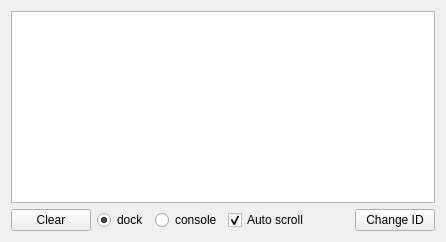
      <widget class="QWidget" name="tabConsole">
       <attribute name="icon">
        <iconset resource="resources.qrc">
         <normaloff>:/icons/resources/icons/console.png</normaloff>:/icons/resources/icons/console.png</iconset>
       </attribute>
       <attribute name="title">
        <string>Console</string>
       </attribute>
       <layout class="QVBoxLayout" name="verticalLayout_2">
        <item>
         <widget class="QPlainTextEdit" name="console">
          <property name="undoRedoEnabled">
           <bool>false</bool>
          </property>
          <property name="lineWrapMode">
           <enum>QPlainTextEdit::NoWrap</enum>
          </property>
          <property name="readOnly">
           <bool>true</bool>
          </property>
          <property name="plainText">
           <string notr="true"/>
          </property>
         </widget>
        </item>
        <item>
         <layout class="QHBoxLayout" name="horizontalLayout_6">
          <property name="bottomMargin">
           <number>0</number>
          </property>
          <item>
           <widget class="QPushButton" name="buttonConsoleclear">
            <property name="sizePolicy">
             <sizepolicy hsizetype="Minimum" vsizetype="Fixed">
              <horstretch>0</horstretch>
              <verstretch>0</verstretch>
             </sizepolicy>
            </property>
            <property name="maximumSize">
             <size>
              <width>16777215</width>
              <height>16777215</height>
             </size>
            </property>
            <property name="baseSize">
             <size>
              <width>-13825</width>
              <height>0</height>
             </size>
            </property>
            <property name="focusPolicy">
             <enum>Qt::NoFocus</enum>
            </property>
            <property name="text">
             <string>Clear</string>
            </property>
           </widget>
          </item>
          <item>
           <widget class="QRadioButton" name="radioConsole">
            <property name="text">
             <string>dock</string>
            </property>
            <property name="checked">
             <bool>true</bool>
            </property>
            <property name="autoRepeat">
             <bool>false</bool>
            </property>
           </widget>
          </item>
          <item>
           <widget class="QRadioButton" name="radioStderr">
            <property name="text">
             <string>console</string>
            </property>
           </widget>
          </item>
          <item>
           <widget class="QCheckBox" name="checkAutoScroll">
            <property name="text">
             <string>Auto scroll</string>
            </property>
            <property name="checked">
             <bool>true</bool>
            </property>
           </widget>
          </item>
          <item>
           <spacer name="horizontalSpacer_18">
            <property name="orientation">
             <enum>Qt::Horizontal</enum>
            </property>
            <property name="sizeHint" stdset="0">
             <size>
              <width>40</width>
              <height>20</height>
             </size>
            </property>
           </spacer>
          </item>
          <item>
           <widget class="QPushButton" name="buttonChangeID">
            <property name="text">
             <string>Change ID</string>
            </property>
           </widget>
          </item>
         </layout>
        </item>
       </layout>
      </widget>
